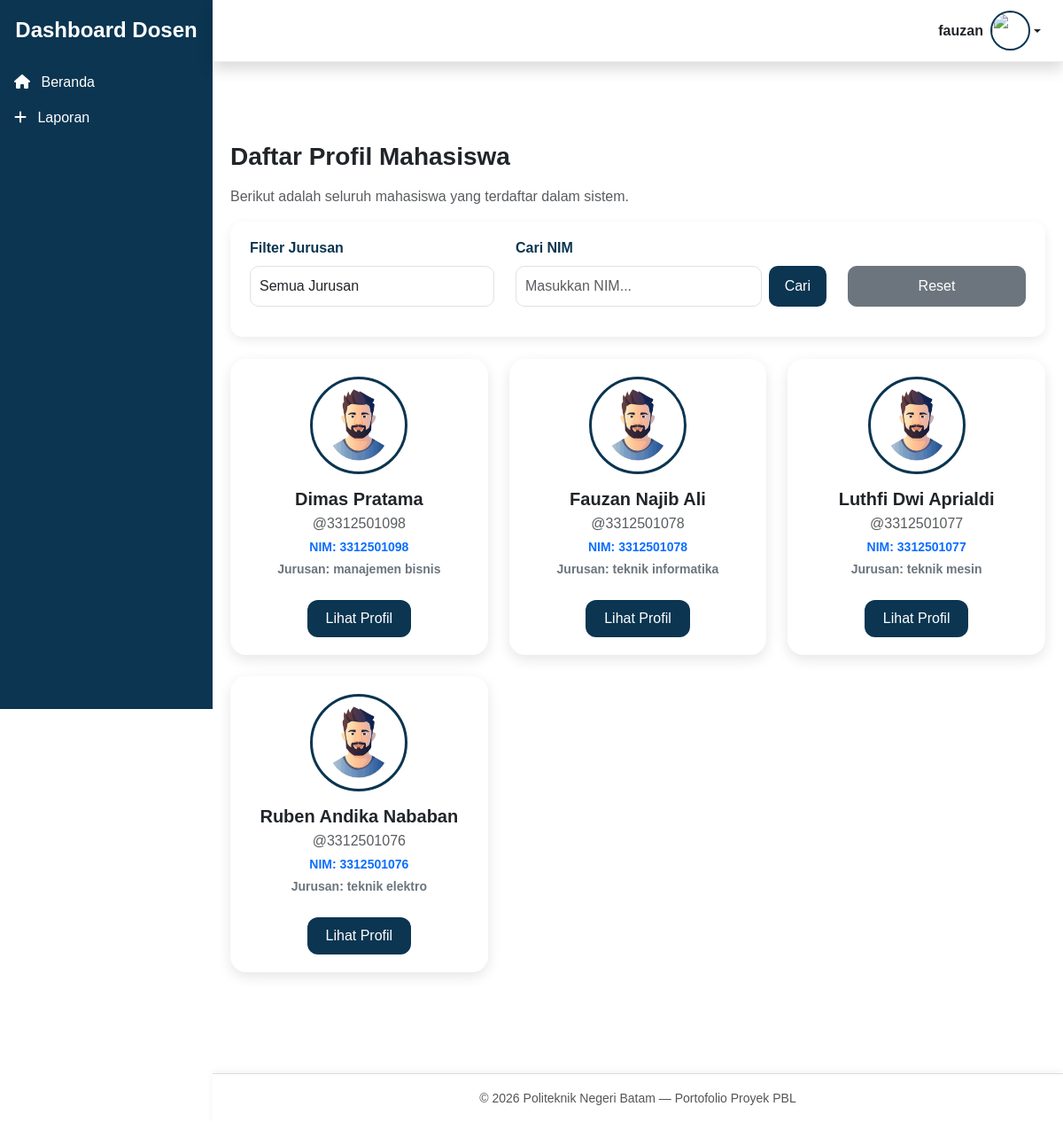
Screenshot of /dosen/dashboard_dosen.php (signed in) with the database file from the repository.
### tables this page shows
CREATE TABLE `users` (
  `id_user` int NOT NULL,
  `nama` varchar(100) DEFAULT NULL,
  `username` varchar(100) DEFAULT NULL,
  `password` varchar(255) DEFAULT NULL,
  `nim` varchar(20) NOT NULL,
  `jurusan` enum('teknik elektro','teknik informatika','teknik mesin','manajemen bisnis') NOT NULL,
  `profil` varchar(255) DEFAULT NULL,
  `role` enum('mahasiswa','dosen','admin') NOT NULL
);

### dosen/dashboard_dosen.php (the view, shortened to what this page needs)
<?php
include "../template_dosen/header.php";
include "../template_dosen/sidebar.php";
include "../template_dosen/topbar.php";
$searchNIM = isset($_GET['nim']) ? $_GET['nim'] : "";
$query = "SELECT * FROM users WHERE role = 'mahasiswa'";
$query .= " ORDER BY nama ASC";
$result = mysqli_query($koneksi, $query);
?>
<div class="content-wrapper">
  <h3 class="fw-bold mb-3">Daftar Profil Mahasiswa</h3>
  <p class="text-muted">Berikut adalah seluruh mahasiswa yang terdaftar dalam sistem.</p>
  <div class="filter-container">
    <div class="row">
      <div class="col-md-4 mb-3">
        <div class="filter-title">Filter Jurusan</div>
        <form method="GET">
          <select name="jurusan" class="form-control filter-select" onchange="this.form.submit()">
            <option value="">Semua Jurusan</option>
          </select>
        </form>
      </div>
      <div class="col-md-5 mb-3">
        <div class="filter-title">Cari NIM</div>
        <form method="GET">
          <div class="search-group">
            <input type="text" name="nim" class="form-control search-input"
                   placeholder="Masukkan NIM..."
                   value="<?= $searchNIM ?>">
            <button class="search-btn">Cari</button>
          </div>
        </form>
      </div>
      <div class="col-md-3 mb-3 d-flex align-items-end">
        <a href="dashboard_dosen.php" class="btn btn-secondary w-100 reset-btn">Reset</a>
      </div>
    </div>
  </div>
  <div class="row">
    <?php while ($mhs = mysqli_fetch_assoc($result)) { ?>
      <div class="col-md-4 mb-4">
        <div class="profile-card">
          <img src="<?= $mhs['profil']?>" class="profile-img-detail mb-3">
          <h5 class="fw-bold mb-1"><?= $mhs['nama'] ?></h5>
          <p class="text-muted mb-1">@<?= $mhs['username'] ?></p>
          <p class="fw-semibold text-primary mb-1" style="font-size: 14px;">
            NIM: <?= $mhs['nim'] ?>
          </p>
          <p class="fw-semibold text-secondary" style="font-size: 14px;">
            Jurusan: <?= $mhs['jurusan'] ?>
          </p>
          <a href="profil_mahasiswa.php?id_user=<?= $mhs['id_user'] ?>" class="btn btn-profile mt-2">
            Lihat Profil
          </a>
        </div>
      </div>
    <?php } ?>
  </div>
</div>
<?php include "../template_dosen/footer.php"; ?>

### template_dosen/header.php (style rules this page uses)
:root { --sidebar-width: 240px; --header-height: 70px; --footer-height: 55px; }
body { font-family: 'Poppins', sans-serif; background: white; padding-top: var(--header-height); padding-bottom: var(--footer-height); }

### dosen/dashboard_dosen.php (style rules this page uses)
.content-wrapper { margin-left: 240px; padding: 90px 30px 40px; }
.profile-card { background-color: #ffffff; border-radius: 18px; box-shadow: 0px 5px 15px rgba(0,0,0,0.1); padding: 20px; text-align: center; transition: 0.2s; }
.profile-img-detail { width: 110px; height: 110px; border-radius: 50%; object-fit: cover; border: 3px solid #0b3551; }
.btn-profile { background-color: #0b3551; color: white; border-radius: 12px; padding: 8px 20px; }
.filter-container { background: #ffffff; padding: 18px 22px; border-radius: 14px; box-shadow: 0px 4px 12px rgba(0,0,0,0.08); margin-bottom: 25px; }
.filter-title { font-size: 16px; font-weight: 600; color: #0b3551; margin-bottom: 8px; }
.filter-select { border-radius: 10px; padding: 10px; }
.search-group { display: flex; gap: 8px; }
.search-input { flex: 1; border-radius: 10px; padding: 10px; }
.search-btn { background-color: #0b3551; color: white; border-radius: 10px; padding: 10px 18px; border: none; }
.reset-btn { border-radius: 10px; padding: 10px 18px; }
@media (max-width: 1200px) { .content-wrapper { padding: 90px 20px !important; } }

### rows the page displays
users: profil (placeholder picture), nama "Dimas Pratama", username "3312501098", nim "3312501098", jurusan "manajemen bisnis"
users: profil (placeholder picture), nama "Fauzan Najib Ali", username "3312501078", nim "3312501078", jurusan "teknik informatika"
users: profil (placeholder picture), nama "Luthfi Dwi Aprialdi", username "3312501077", nim "3312501077", jurusan "teknik mesin"
users: profil (placeholder picture), nama "Ruben Andika Nababan", username "3312501076", nim "3312501076", jurusan "teknik elektro"

### other values shown
$session_nama "fauzan"
